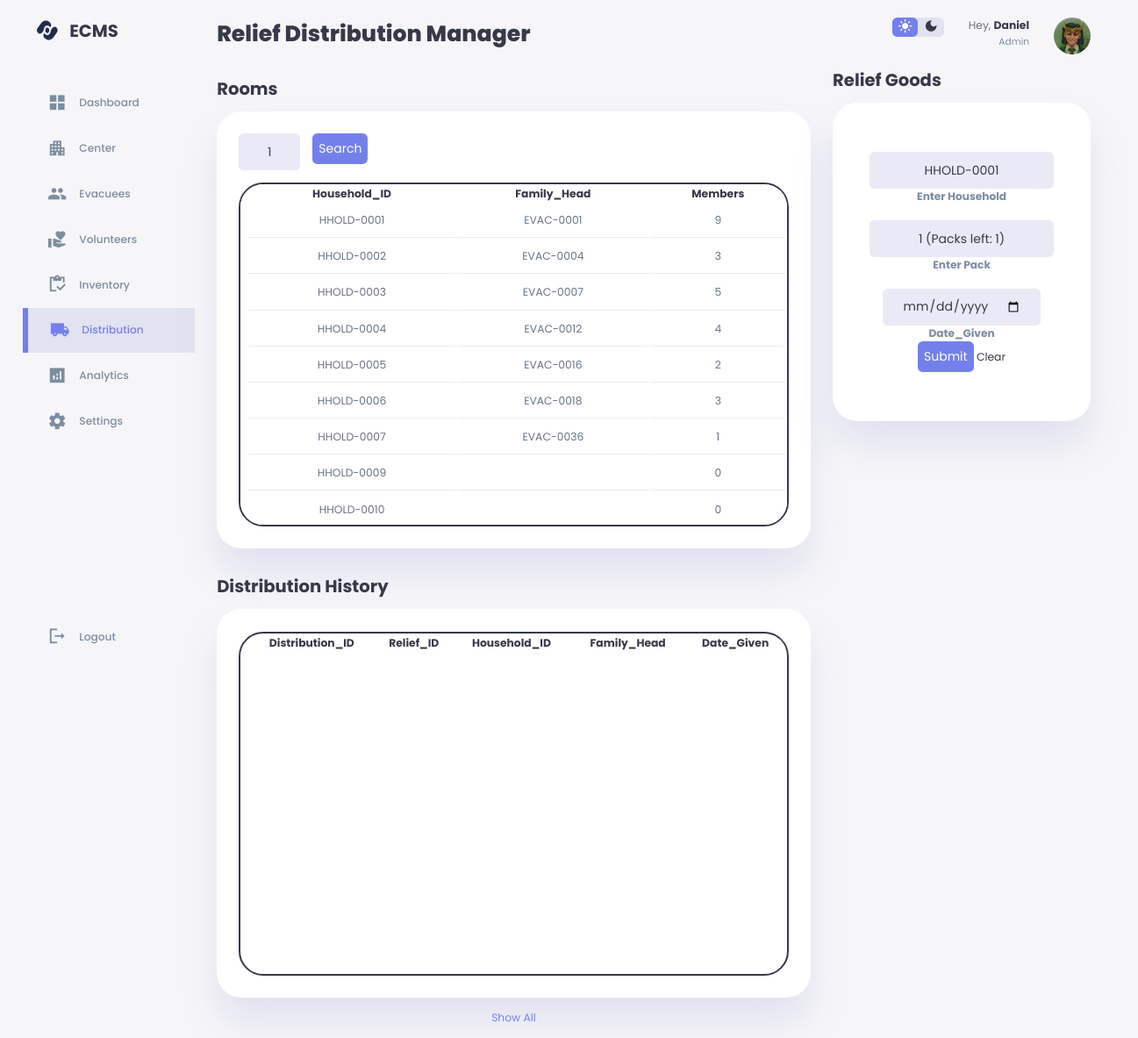
Screenshot of /distribution.php (signed in) with the database file from the repository.
### tables this page shows
CREATE TABLE `household` (
  `Household_ID` varchar(10) NOT NULL,
  `Address` varchar(50) DEFAULT NULL,
  `Family_Head` varchar(9) DEFAULT NULL,
  `Room_ID` varchar(6) DEFAULT NULL,
  `Date_Evacuated` date DEFAULT NULL,
  PRIMARY KEY (`Household_ID`),
  KEY `FK_Room_ID` (`Room_ID`),
  KEY `FK_Family_Head` (`Family_Head`),
  CONSTRAINT `FK_Family_Head` FOREIGN KEY (`Family_Head`) REFERENCES `evacuee` (`Evacuee_ID`) ON DELETE SET NULL ON UPDATE RESTRICT,
  CONSTRAINT `FK_Room_ID` FOREIGN KEY (`Room_ID`) REFERENCES `room` (`Room_ID`) ON DELETE SET NULL ON UPDATE RESTRICT,
  CONSTRAINT `CHK_Household_ID` CHECK (((`Household_ID` >= _utf8mb4'HHOLD-0001') and (`Household_ID` <= _utf8mb4'HHOLD-9999')))
);

### distribution.php (the view, shortened to what this page needs)
<?php
include('session.php');
$search = $_GET['search'] ?? '';
if ($search) {
  $statement = $pdo->prepare('CALL viewRoom');
  $statement->execute();
  $room = $statement->fetchAll(PDO::FETCH_ASSOC);
  $statement->closeCursor();
  $statement2 = $pdo->prepare('CALL viewHouseholdByRoom(:Field_Name)');
  $statement2->bindValue(':Field_Name', "$search");
  $statement2->execute();
  $household = $statement2->fetchAll(PDO::FETCH_ASSOC);
  $statement2->closeCursor();
} else{
  $statement = $pdo->prepare('CALL viewRoom');
  $statement->execute();
  $room = $statement->fetchAll(PDO::FETCH_ASSOC);
  $statement2 = $pdo->prepare('CALL viewHousehold');
  $statement2->execute();
  $household = $statement2->fetchAll(PDO::FETCH_ASSOC);
}
  $statement4 = $pdo->prepare('CALL viewReliefGoodGrouped');
  $statement4->execute();
  $pack= $statement4->fetchAll(PDO::FETCH_ASSOC);
  $statement5 = $pdo->prepare('CALL viewHousehold');
  $statement5->execute();
  $household2 = $statement5->fetchAll(PDO::FETCH_ASSOC);
$Household_ID = '';
$Items = '';
$Date_Given = '';
?>
<!DOCTYPE html>
<html lang="en">
<head>
   <link rel="stylesheet" href="style.css">
</head>
<body>
    <div class="container">
        <aside>
            <div class="top">
                <div class ="logo">
                    <img src="assets/logo.png">
                    <h2>ECMS</h2>
                </div>
            </div>
            <div class ="sidebar">
                <a href="index.php" class="btn-dashboard">
                    <span class="material-icons-sharp">grid_view</span>
                    <h3>Dashboard</h3>
                </a>
                <a href="center.php" class = "btn-center">
                    <span class="material-icons-sharp">apartment</span>
                    <h3>Center</h3>
                </a>
                <a href="evacuees.php" class="btn-evacuees">
                    <span class="material-icons-sharp">group</span>
                    <h3>Evacuees</h3>
                </a>
                <a href="volunteers.php" class="btn-volunteers">
                    <span class="material-icons-sharp">volunteer_activism</span>
                    <h3>Volunteers</h3>
                </a>
                <a href="inventory.php" class="btn-inventory">
                    <span class="material-icons-sharp">inventory</span>
                    <h3>Inventory</h3>
                </a>
                <a href="#" class="btn-distribution active">
                    <span class="material-icons-sharp">local_shipping</span>
                    <h3>Distribution</h3>
                </a>
                <a href="analytics.php" class="btn-inventory">
                        <span class="material-icons-sharp">analytics</span>
                        <h3>Analytics</h3>
                    </a>
                <a href="#" class="btn-settings">
                    <span class="material-icons-sharp">settings</span>
                    <h3>Settings</h3>
                </a>
                <a href = "session_logout.php" class="btn-logout">
                    <span class="material-icons-sharp">logout</span>
                    <h3>Logout</h3>
                </a>
            </div>
        </aside>
        <main>
            <h1>Relief Distribution Manager</h1>
            <div class="recent-updates">
            <h2>Rooms</h2>
                <div class="recent-update">
                    <form>
                                <select name="search" value="<?php echo $search ?>" style="float:left;">
                                    <?php foreach ($room as $i => $rr) :?>
                                    <option value="<?php echo $rr['Room_ID'];?>"><?php echo $rr['R_Name'] ?></option>
                                    <?php endforeach;?>
                                </select>
                        <button class="btn btn-outline-secondary" type="submit" style="float:left;">Search</button>
                    </form>
                <form action="distribution_adds.php" method="post" enctype="multipart/form-data">
                <div class="main-table">
                <table class="table">
                    <thead>
                    <tr>
                        <th scope="col">Household_ID</th>
                        <th scope="col">Family_Head</th>
                        <th scope="col">Members</th>
                    </tr>
                    </thead>
                    <tbody>
                    <?php
                    foreach ($household as $i => $hh) :
                    ?>
                        <tr>
                        <td scope="row"><?php echo $hh['Household_ID'] ?></td>
                        <td><?php echo $hh['Family_Head'];?></td>
                        <td><?php echo $hh['Number_of_Members'] ?></td>
                        </tr>
                    <?php
                    endforeach;
                    ?>
                    </tbody>
                </table>
                </div>
                </div>
            </div>
            <div class="recent-updates">
                <h2 id="anchor">Distribution History</h2>
                <div class="recent-update">
                <div class="main-table">
                <table class="table">
                    <thead>
                    <tr>
                        <th scope="col">Distribution_ID</th>
                        <th scope="col">Relief_ID</th>
                        <th scope="col">Household_ID</th>
                        <th scope="col">Family_Head</th>
                        <th scope="col">Date_Given</th>
                    </tr>
                    </thead>
                </table>
                </div>
                </div>
                <a href="#">Show All</a>
            </div>
        </main>
        <div class="right">
            <div class="top">
                <div class="theme-toggler">
                    <span class= "material-icons-sharp active">light_mode</span>
                    <span class= "material-icons-sharp">dark_mode</span>
                </div>
                <div class="profile">
                    <div class="info">
                        <p>Hey, <b>Daniel</b></p>
                        <small class="text-muted">Admin</small>
                    </div>
                    <div class="profile-photo">
                        <img src="assets/profile-1.jpg">
                    </div>
                </div>
            </div>
            <div class="recent-announcements">
                <h2>Relief Goods</h2>
                <form action="distribution_add1.php" method="post" enctype="multipart/form-data">
                <div class="announcements">
                    <div class="add-items-form">
                    <select name="Household_ID" value="<?php echo $Household_ID ?>" >
                                    <?php foreach ($household2 as $i => $rr) :?>
                                    <option value="<?php echo $rr['Household_ID'];?>"><?php echo $rr['Household_ID'] ?></option>
                                    <?php endforeach;?>
                                </select><br>
                                <h3 class="text-muted">Enter Household</h3><br>
                                <select name="Items" value="<?php echo $Items ?>" >
                                    <?php foreach ($pack as $p => $pp):?>
                                    <option value="<?php echo $pp['Items'];?>"><?php echo $pp['Items'] ?> (Packs left: <?php echo $pp['COUNT(*)'] ?>)</option>
                                    <?php endforeach;?>
                                </select><br>
                                <h3 class="text-muted">Enter Pack</h3><br>
                        <div class="distribute-form">
                            <div>
                                <input type="date" name="Date_Given" class="text-box" value="<?php echo $Date_Given ?>">
                                <h3 class="text-muted">Date_Given</h3>
                            </div>
                            <div class="distribute-row-2">
                                <button type="submit" id="sub" class="btn btn-primary">Submit</button>
                                <a href="distribution.php">Clear</a>
                            </div>
                        </div>
                    </div>
                    </form>
                </div>
            </div>
        </div>
</body>
</html>

### rows the page displays
household: Household_ID "HHOLD-0001", Family_Head "EVAC-0001", Number_of_Members "9"
household: Household_ID "HHOLD-0002", Family_Head "EVAC-0004", Number_of_Members "3"
household: Household_ID "HHOLD-0003", Family_Head "EVAC-0007", Number_of_Members "5"
household: Household_ID "HHOLD-0004", Family_Head "EVAC-0012", Number_of_Members "4"
household: Household_ID "HHOLD-0005", Family_Head "EVAC-0016", Number_of_Members "2"
household: Household_ID "HHOLD-0006", Family_Head "EVAC-0018", Number_of_Members "3"
household: Household_ID "HHOLD-0007", Family_Head "EVAC-0036", Number_of_Members "1"
household: Household_ID "HHOLD-0009", Number_of_Members "0"
household: Household_ID "HHOLD-0010", Number_of_Members "0"

### other values shown
form field search "1"
form field Household_ID "HHOLD-0001"
form field Items "1 (Packs left: 1)"
